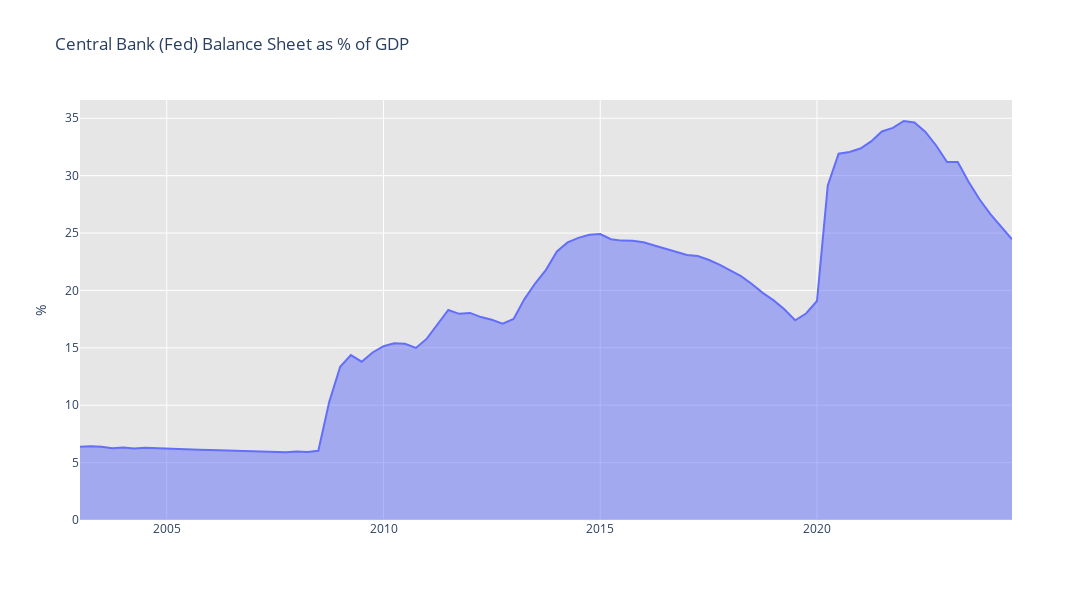

The notebook cell this image was saved under:
### Code cell
fig = go.Figure(go.Scatter(x = GDP_WALCL_ratio.index, y = GDP_WALCL_ratio['WALCL/GDP'], fill='tozeroy', name='WALCL to GDP ratio'))

fig.update_layout(
    title=dict(text='Central Bank (Fed) Balance Sheet as % of GDP'),
    plot_bgcolor='rgb(230, 230,230)',
    yaxis_title='%',
    width=1400, height=600
)

fig.show()
